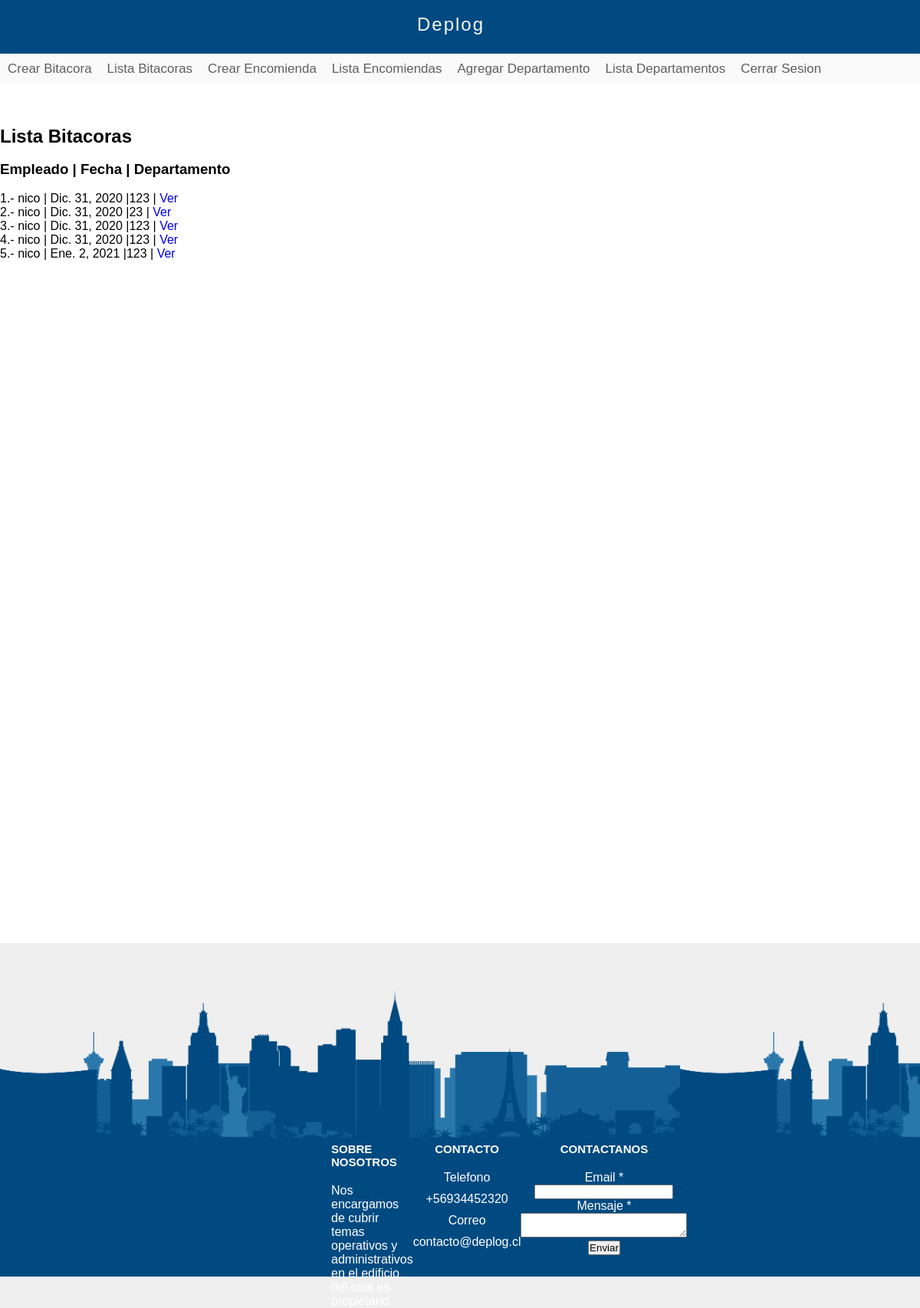
The app's page /bitacora/lista/ (signed in) with its own data.
### Conserje/models.py (models this page shows, shortened)
class bitacora(models.Model):
    Nombre       = models.CharField(max_length=120)
    Departamento = models.ForeignKey(departamento, on_delete=models.CASCADE)
    Fecha        = models.DateField(auto_now_add=True,editable=True)
    Hora         = models.TimeField(auto_now_add=True)
    Sumario      = models.TextField()
    def get_absolute_url(self):
        return reverse("detalles-bitacora",kwargs = {"id": self.id})

class departamento(models.Model):
    Numero       = models.IntegerField()
    Propietario = models.CharField(max_length=100)
    Residente = models.CharField(max_length=100)
    def __str__(self):
        return "%i" % (self.Numero)

### Conserje/views.py (the view)
# urls.py: path('bitacora/lista/',lista_bitacora_vista,name='lista-bitacora'),
def lista_bitacora_vista(request):
    if request.user.is_authenticated == False:
        return redirect("/inicio-sesion")
    queryset = bitacora.objects.all()#lista de objetos
    context={
        "object_list" : queryset
    }
    return render(request,"conserje/bitacora_lista.html",context)

### templates/conserje/bitacora_lista.html (shortened to what this page needs)
{% extends 'layout-staff.html' %}
{% block content %}
<br><br><br>
<h2>Lista Bitacoras</h2>
<br>
<h3>Empleado | Fecha | Departamento</h3>
<br>
{% for instance in object_list %}
    <p>{{ forloop.counter }}.- {{ instance.Nombre }} | {{ instance.Fecha }} |{{ instance.Departamento }} |<a href='{{ instance.get_absolute_url }}'> Ver </a></p>
{% endfor %}
{% endblock %}

### paginas/static/css/styles.css (style rules this page uses)
* { margin: 0px; padding: 0px; font-family: sans-serif; text-decoration: none; }
body { background-color: #eeee; }

### records on screen
bitacora: Nombre "nico", Fecha "Dic. 31, 2020", Departamento "123"
bitacora: Nombre "nico", Fecha "Dic. 31, 2020", Departamento "23"
bitacora: Nombre "nico", Fecha "Dic. 31, 2020", Departamento "123"
bitacora: Nombre "nico", Fecha "Dic. 31, 2020", Departamento "123"
bitacora: Nombre "nico", Fecha "Ene. 2, 2021", Departamento "123"
